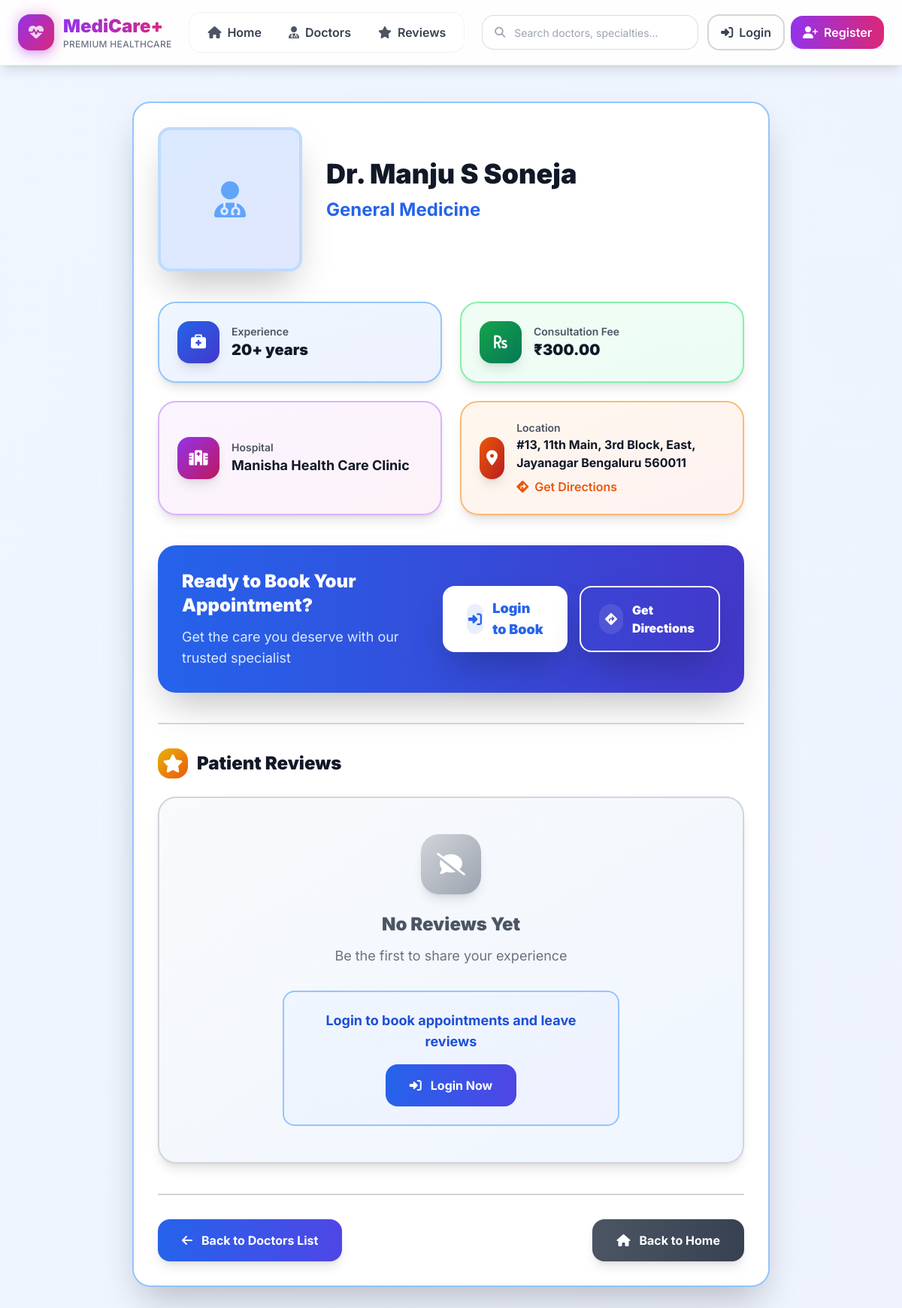
The page /doctor/2/ on the database its author committed.
### core/models.py (models this page shows, shortened)
class Doctor(models.Model):
    SPECIALIZATION_CHOICES = [
        ('cardiology', 'Cardiology'),
        ('dermatology', 'Dermatology'),
        ('pediatrics', 'Pediatrics'),
        ('orthopedics', 'Orthopedics'),
        ('neurology', 'Neurology'),
        ('gynecology', 'Gynecology'),
        ('psychiatry', 'Psychiatry'),
        ('dentistry', 'Dentistry'),
        ('ophthalmology', 'Ophthalmology'),
        ('general', 'General Medicine'),
    ]
    name = models.CharField(max_length=100)
    specialization = models.CharField(max_length=50, choices=SPECIALIZATION_CHOICES, default='general')
    experience = models.PositiveIntegerField(default=0)
    hospital = models.CharField(max_length=200)
    address = models.TextField()
    city = models.CharField(max_length=100)
    fee = models.DecimalField(max_digits=8, decimal_places=2, validators=[MinValueValidator(0)])
    image = models.ImageField(upload_to='doctors/', blank=True, null=True)
    description = models.TextField(blank=True, null=True)
    rating = models.DecimalField(max_digits=3, decimal_places=1, default=0.0)
    is_available = models.BooleanField(default=True)
    created_at = models.DateTimeField(auto_now_add=True)
    updated_at = models.DateTimeField(auto_now=True)
    class Meta:
        ordering = ['-created_at']
    @property
    def review_count(self):
        if hasattr(self, 'reviews'):
            return self.reviews.count()
        return 0
    @property
    def display_fee(self):
        return f"₹{self.fee}"

### core/views.py (the view)
# urls.py: path('doctor/<int:id>/', views.doctor_detail, name='doctor_detail'),
def doctor_detail(request, id):
    doctor = get_object_or_404(Doctor, id=id)
    has_consulted = False
    if request.user.is_authenticated:
        has_consulted = Appointment.objects.filter(
            user=request.user,
            doctor=doctor,
            status='completed'
        ).exists()
    context = {
        'doctor': doctor,
        'has_consulted': has_consulted,
    }
    return render(request, 'doctor_detail.html', context)

### templates/doctor_detail.html (shortened to what this page needs)
{% extends 'base.html' %}
{% load static %}
{% block extra_content %}
<div class="min-h-screen bg-gradient-to-br from-blue-50 to-indigo-50 py-12">
  <div class="max-w-4xl mx-auto px-4 sm:px-6">
    <div class="bg-white rounded-3xl p-8 border-2 border-blue-300 shadow-2xl hover:shadow-3xl transition-all duration-500">
      <div class="flex flex-col md:flex-row items-center gap-8 mb-10">
        {% if doctor.image %}
          <img src="{{ doctor.image.url }}" alt="Dr. {{ doctor.name }} - {{ doctor.get_specialization_display }}"
               class="w-32 h-32 md:w-48 md:h-48 rounded-2xl object-cover border-4 border-blue-200 shadow-2xl">
        {% else %}
          <div class="w-32 h-32 md:w-48 md:h-48 rounded-2xl bg-gradient-to-br from-blue-100 to-indigo-100 flex items-center justify-center border-4 border-blue-200 shadow-2xl">
            <i class="fas fa-user-md text-blue-400 text-5xl"></i>
          </div>
        {% endif %}
        <div class="text-center md:text-left flex-1">
          <h1 class="text-3xl md:text-4xl font-black text-gray-900 mb-3">Dr. {{ doctor.name }}</h1>
          <p class="text-2xl text-blue-600 font-bold mb-6">{{ doctor.get_specialization_display }}</p>
        </div>
      </div>
      <div class="grid grid-cols-1 md:grid-cols-2 gap-6 mb-10">
        <div class="flex items-center gap-4 p-6 bg-gradient-to-br from-blue-50 to-indigo-50 rounded-3xl border-2 border-blue-300 shadow-lg">
          <div class="w-14 h-14 bg-gradient-to-br from-blue-600 to-indigo-700 rounded-2xl flex items-center justify-center shadow-lg">
            <i class="fas fa-briefcase-medical text-white text-xl"></i>
          </div>
          <div>
            <p class="text-sm text-gray-600 font-semibold">Experience</p>
            <p class="font-black text-gray-900 text-xl">{{ doctor.experience }}+ years</p>
          </div>
        </div>
        <div class="flex items-center gap-4 p-6 bg-gradient-to-br from-green-50 to-emerald-50 rounded-3xl border-2 border-green-300 shadow-lg">
          <div class="w-14 h-14 bg-gradient-to-br from-green-600 to-emerald-700 rounded-2xl flex items-center justify-center shadow-lg">
            <i class="fas fa-rupee-sign text-white text-xl"></i>
          </div>
          <div>
            <p class="text-sm text-gray-600 font-semibold">Consultation Fee</p>
            <p class="font-black text-gray-900 text-xl">{{ doctor.display_fee }}</p>
          </div>
        </div>
        <div class="flex items-center gap-4 p-6 bg-gradient-to-br from-purple-50 to-pink-50 rounded-3xl border-2 border-purple-300 shadow-lg">
          <div class="w-14 h-14 bg-gradient-to-br from-purple-600 to-pink-700 rounded-2xl flex items-center justify-center shadow-lg">
            <i class="fas fa-hospital text-white text-xl"></i>
          </div>
          <div>
            <p class="text-sm text-gray-600 font-semibold">Hospital</p>
            <p class="font-bold text-gray-900 text-lg">{{ doctor.hospital }}</p>
          </div>
        </div>
        <div class="flex items-center gap-4 p-6 bg-gradient-to-br from-orange-50 to-red-50 rounded-3xl border-2 border-orange-300 shadow-lg">
          <div class="w-14 h-14 bg-gradient-to-br from-orange-600 to-red-700 rounded-2xl flex items-center justify-center shadow-lg">
            <i class="fas fa-map-marker-alt text-white text-xl"></i>
          </div>
          <div>
            <p class="text-sm text-gray-600 font-semibold">Location</p>
            <p class="font-bold text-gray-900">{{ doctor.address }}</p>
            <a href="https://www.google.com/maps/dir/?api=1&destination={{ doctor.address|urlencode }}+{{ doctor.hospital|urlencode }}+{{ doctor.city|urlencode }}"
               target="_blank"
               class="text-orange-600 hover:text-orange-700 font-semibold flex items-center gap-2 mt-2">
              <i class="fas fa-directions"></i>
              Get Directions
            </a>
          </div>
        </div>
      </div>
      <div class="bg-gradient-to-r from-blue-600 to-indigo-700 rounded-3xl p-8 mb-10 text-white shadow-2xl">
        <div class="flex flex-col md:flex-row items-center justify-between gap-6">
          <div class="text-center md:text-left">
            <h3 class="text-2xl font-black mb-3">Ready to Book Your Appointment?</h3>
            <p class="text-blue-100 text-lg">Get the care you deserve with our trusted specialist</p>
          </div>
          {% if user.is_authenticated %}
            <div class="flex flex-col sm:flex-row gap-4">
              <a href="{% url 'book_appointment' doctor.id %}"
                 class="bg-white text-blue-600 font-black py-4 px-8 rounded-2xl shadow-2xl hover:shadow-3xl hover:scale-105 transition-all duration-300 flex items-center justify-center gap-3 text-lg">
                <div class="w-10 h-10 bg-blue-600 bg-opacity-10 rounded-2xl flex items-center justify-center">
                  <i class="fas fa-calendar-plus"></i>
                </div>
                Book Appointment
              </a>
              <a href="https://www.google.com/maps/dir/?api=1&destination={{ doctor.address|urlencode }}+{{ doctor.hospital|urlencode }}+{{ doctor.city|urlencode }}"
                 target="_blank"
                 class="bg-transparent border-2 border-white text-white font-black py-4 px-6 rounded-2xl shadow-2xl hover:shadow-3xl hover:scale-105 hover:bg-white hover:text-blue-600 transition-all duration-300 flex items-center justify-center gap-3">
                <div class="w-10 h-10 bg-white bg-opacity-10 rounded-2xl flex items-center justify-center">
                  <i class="fas fa-directions"></i>
                </div>
                Get Directions
              </a>
            </div>
          {% else %}
            <div class="flex flex-col sm:flex-row gap-4">
              <a href="{% url 'login' %}?next={% url 'doctor_detail' doctor.id %}"
                 class="bg-white text-blue-600 font-black py-4 px-8 rounded-2xl shadow-2xl hover:shadow-3xl hover:scale-105 transition-all duration-300 flex items-center justify-center gap-3 text-lg">
                <div class="w-10 h-10 bg-blue-600 bg-opacity-10 rounded-2xl flex items-center justify-center">
                  <i class="fas fa-sign-in-alt"></i>
                </div>
                Login to Book
              </a>
              <a href="https://www.google.com/maps/dir/?api=1&destination={{ doctor.address|urlencode }}+{{ doctor.hospital|urlencode }}+{{ doctor.city|urlencode }}"
                 target="_blank"
                 class="bg-transparent border-2 border-white text-white font-black py-4 px-6 rounded-2xl shadow-2xl hover:shadow-3xl hover:scale-105 hover:bg-white hover:text-blue-600 transition-all duration-300 flex items-center justify-center gap-3">
                <div class="w-10 h-10 bg-white bg-opacity-10 rounded-2xl flex items-center justify-center">
                  <i class="fas fa-directions"></i>
                </div>
                Get Directions
              </a>
            </div>
          {% endif %}
        </div>
      </div>
      <div class="border-t-2 border-gray-300 pt-8 mt-8">
        <h3 class="text-2xl font-black text-gray-900 mb-6 flex items-center gap-3">
          <div class="w-10 h-10 bg-gradient-to-br from-yellow-500 to-orange-600 rounded-2xl flex items-center justify-center">
            <i class="fas fa-star text-white"></i>
          </div>
          Patient Reviews
        </h3>
        {% if doctor.review_count > 0 %}
            <div class="bg-gradient-to-br from-yellow-50 to-orange-50 rounded-3xl p-8 mb-8 border-2 border-yellow-300 shadow-lg">
                <div class="flex flex-col md:flex-row items-center justify-between gap-8">
                    <div class="text-center">
                        <div class="text-5xl font-black text-yellow-600 mb-2">
                            {{ doctor.avg_rating|floatformat:1 }}
                        </div>
                        <div class="flex justify-center text-yellow-500 text-xl mb-3">
                            {% for i in "12345" %}
                                {% if forloop.counter <= doctor.avg_rating %}
                                    <i class="fas fa-star"></i>
                                {% else %}
                                    <i class="far fa-star"></i>
                                {% endif %}
                            {% endfor %}
                        </div>
                        <p class="text-gray-600 text-lg font-semibold">{{ doctor.review_count }} review{{ doctor.review_count|pluralize }}</p>
                    </div>
                    {% if user.is_authenticated %}
                        {% if has_consulted %}
                            <a href="{% url 'submit_review' doctor.id %}"
                               class="bg-gradient-to-r from-blue-600 to-indigo-600 text-white font-black py-4 px-8 rounded-2xl shadow-2xl hover:shadow-3xl hover:scale-105 transition-all duration-300 flex items-center justify-center gap-3">
                                <div class="w-10 h-10 bg-white bg-opacity-20 rounded-2xl flex items-center justify-center">
                                  <i class="fas fa-edit"></i>
                                </div>
                                Write a Review
                            </a>
                        {% else %}
                            <div class="text-center bg-gradient-to-br from-blue-50 to-indigo-50 rounded-2xl p-6 border-2 border-blue-300">
                                <div class="w-12 h-12 bg-gradient-to-br from-blue-600 to-indigo-700 rounded-2xl flex items-center justify-center mx-auto mb-3 shadow-lg">
                                    <i class="fas fa-info-circle text-white"></i>
                                </div>
                                <p class="text-blue-700 font-bold text-lg">Complete your consultation to review this doctor</p>
                            </div>
                        {% endif %}
                    {% endif %}
                </div>
            </div>
            <div class="text-center">
                <a href="{% url 'doctor_reviews' doctor.id %}"
                   class="bg-gradient-to-r from-purple-600 to-pink-600 text-white px-8 py-4 rounded-2xl font-bold hover:shadow-lg hover:scale-105 transition-all duration-300 inline-flex items-center gap-3 shadow-lg">
                    View All Reviews
                    <i class="fas fa-arrow-right"></i>
                </a>
            </div>
        {% else %}
            <div class="text-center py-12 bg-gradient-to-br from-gray-50 to-blue-50 rounded-3xl border-2 border-gray-300 shadow-lg">
                <div class="w-20 h-20 bg-gradient-to-br from-gray-300 to-gray-400 rounded-3xl flex items-center justify-center mx-auto mb-6 shadow-lg">
                    <i class="fas fa-comment-slash text-white text-3xl"></i>
                </div>
                <h4 class="text-2xl font-black text-gray-600 mb-3">No Reviews Yet</h4>
                <p class="text-gray-500 text-lg mb-8">Be the first to share your experience</p>
                {% if user.is_authenticated %}
                    {% if has_consulted %}
                        <a href="{% url 'submit_review' doctor.id %}"
                           class="bg-gradient-to-r from-blue-600 to-indigo-600 text-white font-black py-4 px-8 rounded-2xl shadow-2xl hover:shadow-3xl hover:scale-105 transition-all duration-300 inline-flex items-center justify-center gap-3">
                            <div class="w-10 h-10 bg-white bg-opacity-20 rounded-2xl flex items-center justify-center">
                              <i class="fas fa-edit"></i>
                            </div>
                            Be the First to Review
                        </a>
                    {% else %}
                        <div class="bg-gradient-to-br from-yellow-50 to-orange-50 rounded-2xl p-6 border-2 border-yellow-300 max-w-md mx-auto">
                            <div class="flex items-center gap-4">
                                <div class="w-12 h-12 bg-gradient-to-br from-yellow-500 to-orange-600 rounded-2xl flex items-center justify-center shadow-lg">
                                    <i class="fas fa-info-circle text-white"></i>
                                </div>
                                <div>
                                    <p class="text-yellow-700 font-bold text-lg">Book and complete your appointment to review</p>
                                    <a href="{% url 'book_appointment' doctor.id %}" class="text-yellow-600 hover:text-yellow-700 font-semibold text-lg">
                                        Book now →
                                    </a>
                                </div>
                            </div>
                        </div>
                    {% endif %}
                {% else %}
                    <div class="bg-gradient-to-br from-blue-50 to-indigo-50 rounded-2xl p-6 border-2 border-blue-300 max-w-md mx-auto">
                        <p class="text-blue-700 font-bold text-lg mb-4">Login to book appointments and leave reviews</p>
                        <a href="{% url 'login' %}?next={% url 'doctor_detail' doctor.id %}"
                           class="bg-gradient-to-r from-blue-600 to-indigo-600 text-white px-8 py-4 rounded-2xl font-bold hover:shadow-lg hover:scale-105 transition-all duration-300 inline-flex items-center gap-3">
                            <i class="fas fa-sign-in-alt"></i>
                            Login Now
                        </a>
                    </div>
                {% endif %}
            </div>
        {% endif %}
      </div>
      <div class="border-t-2 border-gray-300 pt-8 mt-10">
        <div class="flex flex-col sm:flex-row gap-4 justify-between items-center">
          <a href="{% url 'doctors' %}"
             class="bg-gradient-to-r from-blue-600 to-indigo-600 text-white px-8 py-4 rounded-2xl font-bold hover:shadow-lg hover:scale-105 transition-all duration-300 flex items-center gap-3 shadow-lg">
            <i class="fas fa-arrow-left"></i>
            Back to Doctors List
          </a>
          <a href="{% url 'home' %}"
             class="bg-gradient-to-r from-gray-600 to-gray-700 text-white px-8 py-4 rounded-2xl font-bold hover:shadow-lg hover:scale-105 transition-all duration-300 flex items-center gap-3 shadow-lg">
            <i class="fas fa-home"></i>
            Back to Home
          </a>
        </div>
      </div>
    </div>
  </div>
</div>
{% endblock extra_content %}

### rows shown on the page
Doctor: name "Manju S Soneja", specialization "General Medicine", experience "20", display_fee "₹300.00", hospital "Manisha Health Care Clinic", address "#13, 11th Main, 3rd Block, East, Jayanagar Bengaluru 560011"
